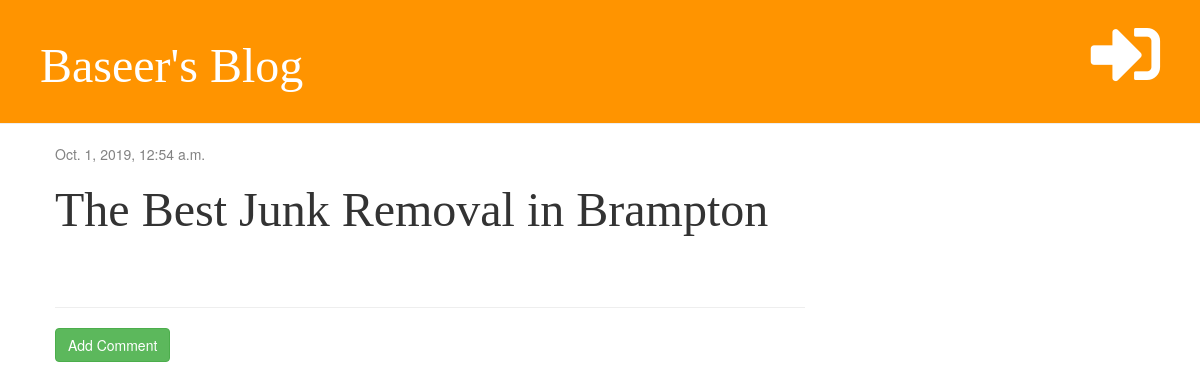
The app's page /post/7/, older data.
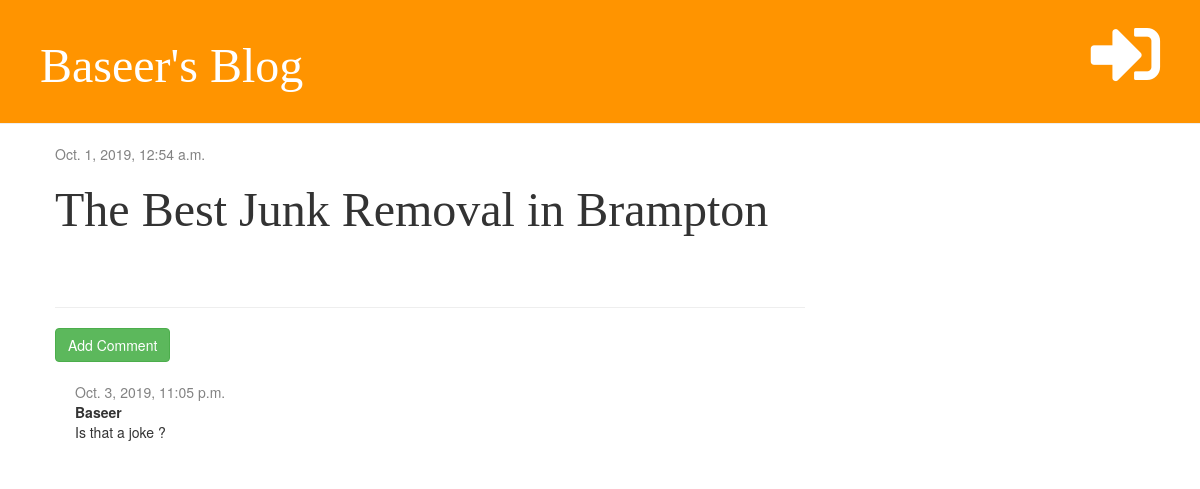
The same page, newer data.
### blog/models.py (models this page shows, shortened)
class Comment(models.Model):
    post = models.ForeignKey('blog.Post', on_delete=models.CASCADE, related_name='comments')
    author = models.CharField(max_length=200)
    text = models.TextField()
    created_date = models.DateTimeField(default=timezone.now())
    is_approved = models.BooleanField(default=False)

### blog/views.py (the view)
# urls.py: path('post/<int:postid>/', views.post_detail, name='post_detail'),
def post_detail(request, postid):
    post = get_object_or_404(Post, pk=postid)
    print(postid)
    print(post)
    print(post.title)
    return render(request, 'blog/post_detail.html', {'post': post})

### blog/models.py (called while the page is built)
    def __str__(self):
        return self.title

### blog/templatetags/markdownify.py (called while the page is built)
@register.filter
def markdown(value):
    renderer = HighlightRenderer()
    markdown = mistune.Markdown(renderer=renderer)
    return markdown(value)

### blog/templates/blog/post_detail.html (shortened to what this page needs)
{% extends 'blog/base.html' %}
{% load markdownify %}
{% block content %}
    <div class="post">
        {% if post.published_date %}
            <div class="date">
                {{ post.published_date }}
            </div>
        {% else %}
            <a href="{% url 'post_publish' pk=post.pk %}" class="btn btn-primary">Publish</a>
        {% endif %}
        <h1>{{ post.title }}</h1>
    </div>
    <hr>
    <a href="{% url 'add_comment' pk=post.pk %}" class="btn btn-success">Add Comment</a>
    {% for comment in post.comments.all %}
        {% if user.is_authenticated or comment.is_approved %}
            <div class="comment">
                <div class="date">
                    {{ comment.created_date }}
                </div>
                <strong>{{ comment.author }}</strong>
                <p>{{ comment.text }}</p>
            </div>
        {% endif %}
    {% empty %}
        <p>No comments yet!!!</p>
    {% endfor %}
{% endblock %}

Row changes from the older to the newer data that the page shows:
now on this page (row edited): Comment: created_date "Oct. 3, 2019, 11:05 p.m.", author "Baseer", text "Is that a joke ?"
